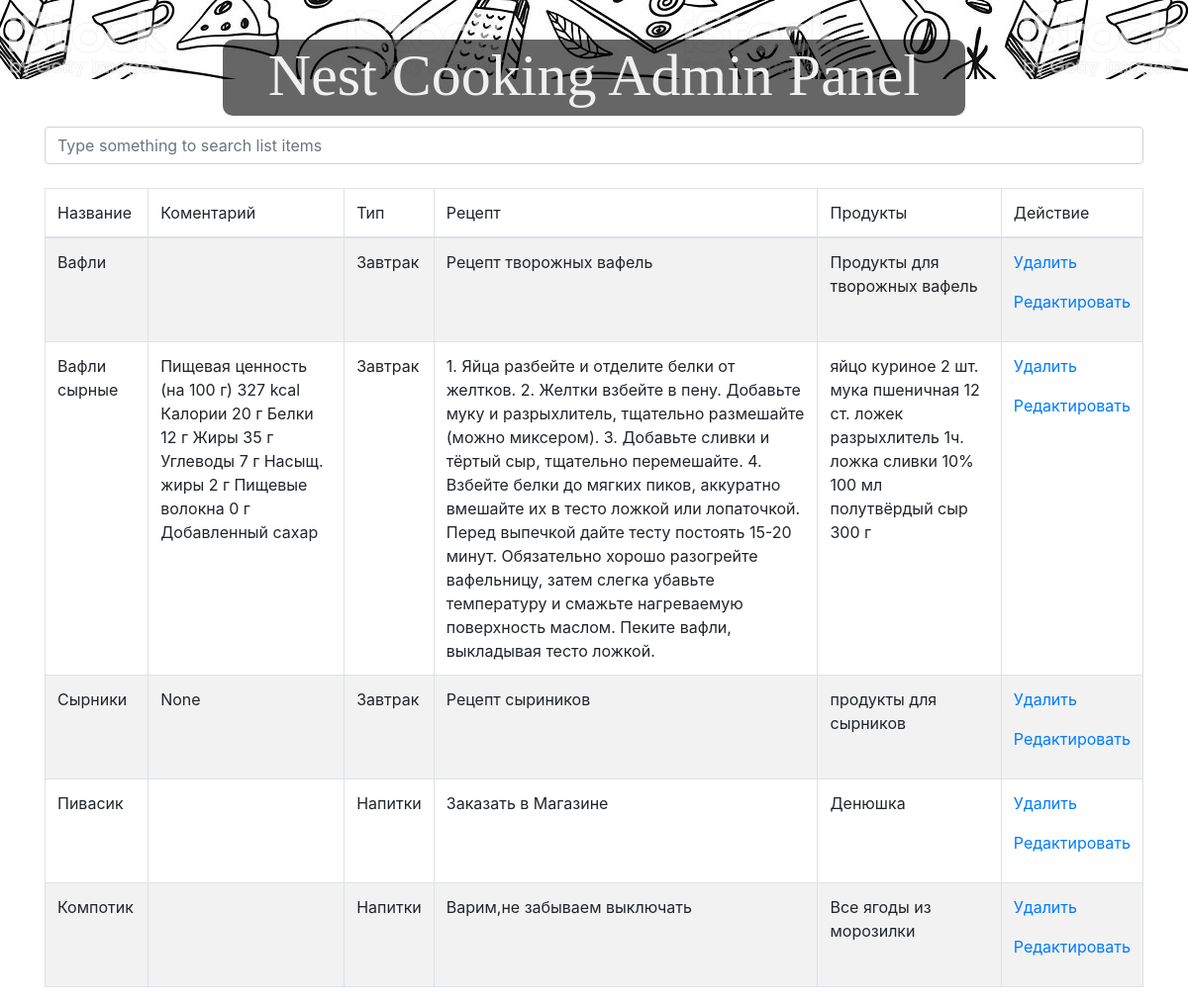
Screenshot of /search with the database file from the repository.
### tables this page shows
CREATE TABLE "Food" (
	"Name"	TEXT,
	"Comment"	TEXT,
	"Type"	TEXT,
	"Recept"	TEXT,
	"Composition"	TEXT,
	"Photo"	BLOB,
	"id"	INTEGER UNIQUE,
	PRIMARY KEY("id")
);

### app.py (the view)
@app.route('/search',methods=['GET', 'POST'])
def edit():
	cur=con.cursor()
	cur.execute("SELECT * from Food")
	Food=[e for e in cur.fetchall()]
	print(Food)
	cur.close()
	return render_template('edit.html',food=Food)

### templates/edit.html (shortened to what this page needs)
<!DOCTYPE html>
<html>
<head>
  <link rel="stylesheet" type="text/css" href="{{ url_for('static', filename='css/style.css') }}">
  <link rel="stylesheet" href="{{ url_for('static', filename='bootstrap/css/bootstrap.min.css') }}">
</head>
<header>
  <h1>Nest Cooking Admin Panel</h1>
</header>
<body>
  <br></br>
  <div class="container">
    <input class="form-control mb-4" id="tableSearch" type="text"
    placeholder="Type something to search list items">
    <table class="table table-bordered table-striped">
      <thead>
        <tr>
          <th>Название</th>
          <th>Коментарий</th>
          <th>Тип</th>
          <th>Рецепт</th>
          <th>Продукты</th>
          <th>Действие</th>
        </tr>
      </thead>
      <tbody id="myTable">
        {%for e in food%}
        <tr>
          <td>{{e[0]}}</td>
          <td>{{e[1]}}</td>
          <td>{{e[2]}}</td>
          <td>{{e[3]}}</td>
          <td>{{e[4]}}</td>
          <td>
            <p>
              <a href="/{{e[6]}}/del">Удалить</a>
            </p>
            <p>
              <a href="/{{e[6]}}/edit">Редактировать</a>
            </p>
          </tr>
          {%endfor%}
        </tbody>
      </table>
    </div>
  </body>
</html>

### static/css/style.css (style rules this page uses)
html, body, div, span, applet, object, iframe, h1, h2, h3, h4, h5, h6, p, blockquote, pre, a, abbr, acronym, address, big, cite, code, del, dfn, em, img, ins, kbd, q, s, samp, small, strike, strong, sub, sup, tt, var, b, u, i, center, dl, dt, dd, ol, ul, li, fieldset, form, label, legend, table, caption, tbody, tfoot, thead, tr, th, td, article, aside, canvas, details, embed, figure, figcaption, footer, header, hgroup, menu, nav, output, ruby, section, summary, time, mark, audio, video { margin: 0; padding: 0; border: 0; font-size: 100%; font: inherit; vertical-align: baseline; }
article, aside, details, figcaption, figure, footer, header, hgroup, menu, nav, section { display: block; }
body { color: #933010; background: white; line-height: 1; font-family: 'Balsamiq Sans', cursive; }
table { border-collapse: collapse; border-spacing: 0; }
header { background: url(../img/test.1.jpg) center center repeat; background-repeat: repeat-x; color: #000000; text-align: center; height: 70px; padding: 40px ; }
header>h1 { background: rgba(0,0,0,0.60); font-size: 3.75em ; font-family: 'Dancing Script', cursive; color: #f0f0f0; width: 750px; margin:0 auto; padding-bottom: 5px; border-radius: 10px; }

### rows the page displays
Food: Name "Вафли", Type "Завтрак", Recept "Рецепт творожных вафель", Composition "Продукты для творожных вафель"
Food: Name "Вафли сырные", Comment "Пищевая ценность (на 100 г) 327 kcal Калории 20 г Белки 12 г Жиры 35 г Углеводы 7 г Насыщ. жиры 2 г Пищевые волокна 0 г Добавленный сахар", Type "Завтрак", Recept "1. Яйца разбейте и отделите белки от желтков. 2. Желтки взбейте в пену. Добавьте муку и разрыхлитель, тщательно размешайте (можно миксером). 3. Добавьте сливки и тёртый сыр, тщательно перемешайте. 4. Взбейте белки до мягких пиков, аккуратно вмешайте их в тесто ложкой или лопаточкой. Перед выпечкой дайте тесту постоять 15-20 минут. Обязательно хорошо разогрейте вафельницу, затем слегка убавьте температуру и смажьте нагреваемую поверхность маслом. Пеките вафли, выкладывая тесто ложкой.", Composition "яйцо куриное 2 шт. мука пшеничная 12 ст. ложек разрыхлитель 1ч. ложка сливки 10% 100 мл полутвёрдый сыр 300 г"
Food: Name "Сырники", e "None", Type "Завтрак", Recept "Рецепт сыриников", Composition "продукты для сырников"
Food: Name "Пивасик", Type "Напитки", Recept "Заказать в Магазине", Composition "Денюшка"
Food: Name "Компотик", Type "Напитки", Recept "Варим,не забываем выключать", Composition "Все ягоды из морозилки"
